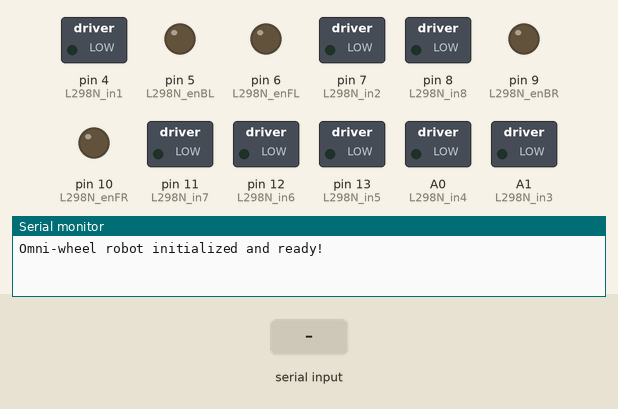
Simulated run of this sketch. Board: Arduino Uno, built with avr-gcc and run on an emulated ATmega328P. On the bench: switched loads named in the sketch (green lamp = pin HIGH), output pins drawn as LEDs (lit = HIGH), the last lines printed to the serial monitor. The test bench sets the inputs (shaded band).

Above: at 3.2 s.
3.3 s: "90,45,200,10\n" received over Serial
At 4.2 s:
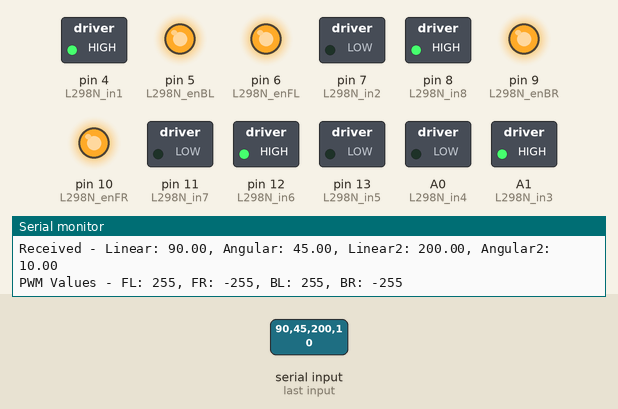
4.8 s: "30,150,10,200\n" received over Serial
At 5.4 s:
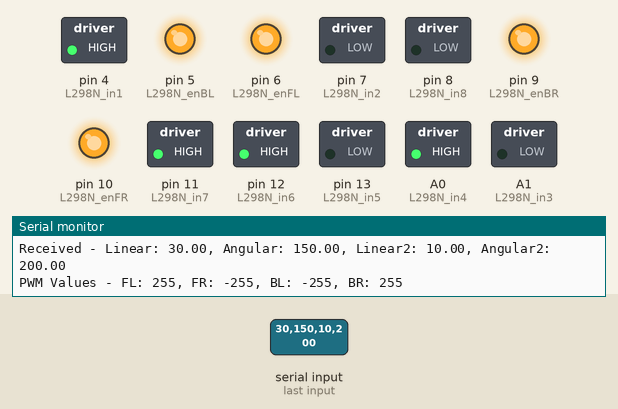
Timing chart, 0 to 7.8 s (numbered marks = the images above; inputs shaded):
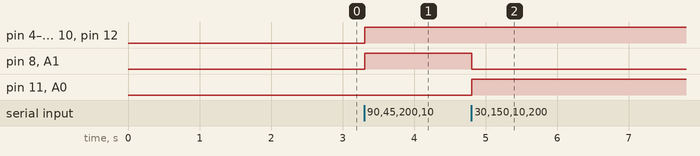

Measured:
- after the input at 3.3 s, pin 4 (L298N_in1), pin 5 (L298N_enBL), pin 6 (L298N_enFL), pin 8 (L298N_in8), pin 9 (L298N_enBR), pin 10 (L298N_enFR), pin 12 (L298N_in6), A1 (L298N_in3): LOW → HIGH at once
- after the input at 4.8 s, pin 8 (L298N_in8), A1 (L298N_in3): HIGH → LOW at once; pin 11 (L298N_in7), A0 (L298N_in4): LOW → HIGH at once

The sketch:

joystick_control.ino
```cpp
// Motor pins for omni-wheel setup
#define L298N_enFL 6  // PWM Front Left
#define L298N_in1 4   // Dir Motor FL
#define L298N_in2 7   // Dir Motor FL

#define L298N_enBL 5  // PWM Back Left
#define L298N_in4 A0  // Dir Motor BL
#define L298N_in3 A1  // Dir Motor BL

#define L298N_enFR 10 // PWM Front Right
#define L298N_in5 13  // Dir Motor FR
#define L298N_in6 12  // Dir Motor FR

#define L298N_enBR 9  // PWM Back Right
#define L298N_in8 8   // Dir Motor BR//
#define L298N_in7 11  // Dir Motor BR//

const int maxPWM = 255;  // Maximum PWM value
const float angle_thresh = 15.0;  // Threshold for angle matching (degrees)

void setup() {
  // Initialize motor control pins
  pinMode(L298N_enFL, OUTPUT);
  pinMode(L298N_in1, OUTPUT);
  pinMode(L298N_in2, OUTPUT);

  pinMode(L298N_enBL, OUTPUT);
  pinMode(L298N_in3, OUTPUT);
  pinMode(L298N_in4, OUTPUT);

  pinMode(L298N_enFR, OUTPUT);
  pinMode(L298N_in5, OUTPUT);
  pinMode(L298N_in6, OUTPUT);

  pinMode(L298N_enBR, OUTPUT);
  pinMode(L298N_in7, OUTPUT);
  pinMode(L298N_in8, OUTPUT);

  Serial.begin(115200);
  delay(2000);  // wait for serial port to settle
  Serial.println("Omni-wheel robot initialized and ready!");
}

void loop() {
  static String input = "";

  while (Serial.available() > 0) {
    char c = Serial.read();

    if (c == '\n') {
      // Parse all four values
      int firstComma = input.indexOf(',');
      int secondComma = input.indexOf(',', firstComma + 1);
      int thirdComma = input.indexOf(',', secondComma + 1);

      if (firstComma != -1 && secondComma != -1 && thirdComma != -1) {
        // Parse all velocities
        float linear = input.substring(0, firstComma).toFloat();
        float angular = input.substring(firstComma + 1, secondComma).toFloat();
        float linear2 = input.substring(secondComma + 1, thirdComma).toFloat();
        float angular2 = input.substring(thirdComma + 1).toFloat();

        // Debug output
        Serial.print("Received - Linear: ");
        Serial.print(linear);
        Serial.print(", Angular: ");
        Serial.print(angular);
        Serial.print(", Linear2: ");
        Serial.print(linear2);
        Serial.print(", Angular2: ");
        Serial.println(angular2);

        // Calculate wheel speeds for forward/backward and rotation
        float speedFL = linear - angular;
        float speedFR = linear + angular;
        float speedBL = linear - angular;
        float speedBR = linear + angular;

        // Calculate angle of right stick (Joy 2)
        float joy2_angle = atan2(angular2, linear2) * 180.0 / PI;
        if (joy2_angle < 0) joy2_angle += 360.0;

        // Calculate magnitude of right stick movement
        float joy2_magnitude = sqrt(linear2 * linear2 + angular2 * angular2);

        // Check for pure slide right (90°) or left (270°)
        if (joy2_magnitude > 0.1) {  // Only if stick is moved enough
          if (abs(joy2_angle - 90.0) < angle_thresh) {
            // Slide right (90°)
            speedFL = -joy2_magnitude; // backward
            speedBR = -joy2_magnitude; // backward
            speedFR = joy2_magnitude;  // forward
            speedBL = joy2_magnitude;  // forward
          } else if (abs(joy2_angle - 270.0) < angle_thresh) {
            // Slide left (270°)
            speedFL = joy2_magnitude;  // forward
            speedBR = joy2_magnitude;  // forward
            speedFR = -joy2_magnitude; // backward
            speedBL = -joy2_magnitude; // backward
          } else {
            // Normal diagonal movement
            // Add side movement
            // speedFL += linear2;
            // speedFR -= linear2;
            // speedBL -= linear2;
            // speedBR += linear2;

            // Add diagonal movement
            if (abs(linear2) > 0.01 && abs(angular2) > 0.01) {
              float diag = (abs(linear2) < abs(angular2)) ? abs(linear2) : abs(angular2);
              if (linear2 > 0 && angular2 > 0) { // Up-Left
                speedFR += diag;
                speedBL += diag;
                // speedFL = 0;
                // speedBR = 0;
                // speedFR = 0;
                // speedBL = 0;
              } else if (linear2 < 0 && angular2 > 0) { // Down left
                speedFL -= diag;
                speedBR -= diag;
                // speedFL = 0;
                // speedBR = 0;
                // speedFR = 0;
                // speedBL = 0;
              } else if (linear2 > 0 && angular2 < 0) { // Up-Right
                speedFL += diag;
                speedBR += diag;
                // speedFL = 0;
                // speedBR = 0;
                // speedFR = 0;
                // speedBL = 0;
              } else if (linear2 < 0 && angular2 < 0) { // Down-Right
                speedFR -= diag;
                speedBL -= diag;
                // speedFL = 0;
                // speedBR = 0;
                // speedFR = 0;
                // speedBL = 0;
              }
            }
          }
        }

        // Convert to PWM values (-255 to 255)
        int pwmFL = constrain((int)(speedFL * 255), -maxPWM, maxPWM);
        int pwmFR = constrain((int)(speedFR * 255), -maxPWM, maxPWM);
        int pwmBL = constrain((int)(speedBL * 255), -maxPWM, maxPWM);
        int pwmBR = constrain((int)(speedBR * 255), -maxPWM, maxPWM);

        // Debug PWM values
        Serial.print("PWM Values - FL: ");
        Serial.print(pwmFL);
        Serial.print(", FR: ");
        Serial.print(pwmFR);
        Serial.print(", BL: ");
        Serial.print(pwmBL);
        Serial.print(", BR: ");
        Serial.println(pwmBR);

        // Set motor directions and speeds
        // Front Left Motor
        if (pwmFL >= 0) {
          digitalWrite(L298N_in1, HIGH);
          digitalWrite(L298N_in2, LOW);
          analogWrite(L298N_enFL, pwmFL);
        } else {
          digitalWrite(L298N_in1, LOW);
          digitalWrite(L298N_in2, HIGH);
          analogWrite(L298N_enFL, -pwmFL);
        }

        // Back Left Motor
        if (pwmBL >= 0) {
          digitalWrite(L298N_in3, HIGH);
          digitalWrite(L298N_in4, LOW);
          analogWrite(L298N_enBL, pwmBL);
        } else {
          digitalWrite(L298N_in3, LOW);
          digitalWrite(L298N_in4, HIGH);
          analogWrite(L298N_enBL, -pwmBL);
        }

        // Front Right Motor
        if (pwmFR >= 0) {
          digitalWrite(L298N_in5, HIGH);
          digitalWrite(L298N_in6, LOW);
          analogWrite(L298N_enFR, pwmFR);
        } else {
          digitalWrite(L298N_in5, LOW);
          digitalWrite(L298N_in6, HIGH);
          analogWrite(L298N_enFR, -pwmFR);
        }

        // Back Right Motor
        if (pwmBR >= 0) {
          digitalWrite(L298N_in7, HIGH);
          digitalWrite(L298N_in8, LOW);
          analogWrite(L298N_enBR, pwmBR);
        } else {
          digitalWrite(L298N_in7, LOW);
          digitalWrite(L298N_in8, HIGH);
          analogWrite(L298N_enBR, -pwmBR);
        }
      }
      input = ""; // Clear input for next command
    } else {
      input += c; // Build input string
    }
  }
} 
```
